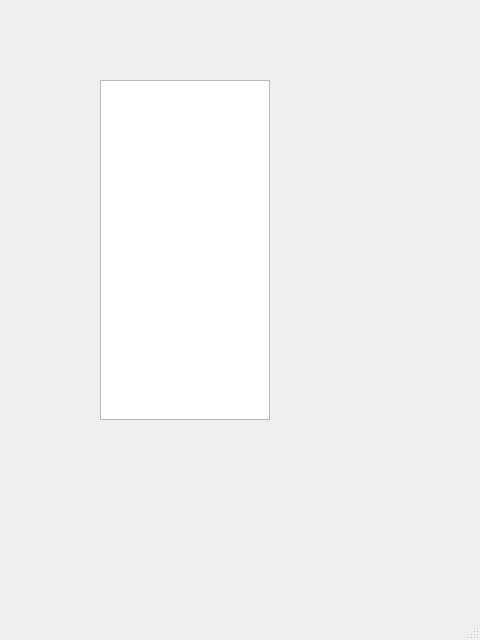
<?xml version="1.0" encoding="UTF-8"?>
<ui version="4.0">
 <class>MainWindow</class>
 <widget class="QMainWindow" name="MainWindow">
  <property name="geometry">
   <rect>
    <x>0</x>
    <y>0</y>
    <width>480</width>
    <height>640</height>
   </rect>
  </property>
  <property name="windowTitle">
   <string>MainWindow</string>
  </property>
  <widget class="QWidget" name="centralwidget">
   <widget class="QTextBrowser" name="textBrowser">
    <property name="enabled">
     <bool>true</bool>
    </property>
    <property name="geometry">
     <rect>
      <x>100</x>
      <y>80</y>
      <width>170</width>
      <height>340</height>
     </rect>
    </property>
    <property name="sizePolicy">
     <sizepolicy hsizetype="Minimum" vsizetype="Minimum">
      <horstretch>0</horstretch>
      <verstretch>0</verstretch>
     </sizepolicy>
    </property>
    <property name="verticalScrollBarPolicy">
     <enum>Qt::ScrollBarAlwaysOff</enum>
    </property>
    <property name="horizontalScrollBarPolicy">
     <enum>Qt::ScrollBarAlwaysOff</enum>
    </property>
    <property name="sizeAdjustPolicy">
     <enum>QAbstractScrollArea::AdjustToContents</enum>
    </property>
   </widget>
  </widget>
  <widget class="QMenuBar" name="menubar">
   <property name="geometry">
    <rect>
     <x>0</x>
     <y>0</y>
     <width>480</width>
     <height>21</height>
    </rect>
   </property>
  </widget>
  <widget class="QStatusBar" name="statusbar"/>
 </widget>
 <resources/>
 <connections/>
</ui>
